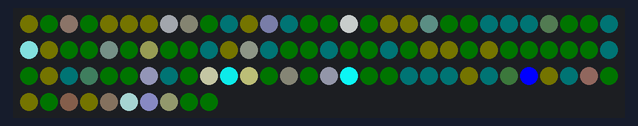
Bench run of a sketch on a simulated Arduino Uno, built with avr-gcc and run on an emulated ATmega328P. On the bench: 100 RGB LEDs in strip order, left to right, continuing on the next row. Random numbers use the default seed unless the sketch sets one.

Above: at 3.17 s.
At 7.79 s:
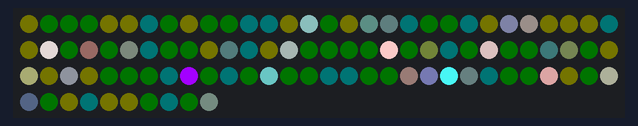
At 12.1 s:
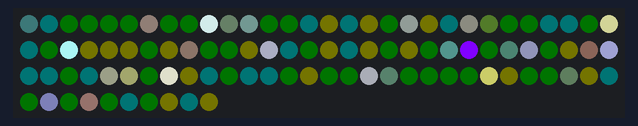
At 21.32 s:
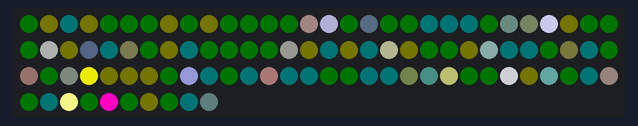
At 30.55 s:
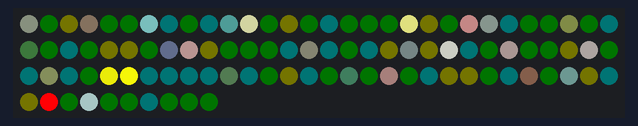
At 39.78 s:
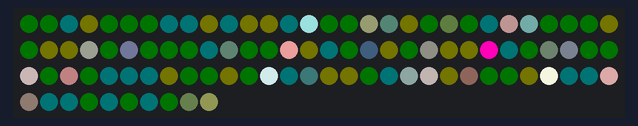

The sketch:

MEO08StrobeFade.ino
```cpp
#include <FastLED.h>

#define LED_PIN     5
#define COLOR_ORDER GRB
#define CHIPSET     WS2801
#define NUM_LEDS    100

#define BRIGHTNESS  255 //what's the maximum? Can't find anywhere
#define FRAMES_PER_SECOND 100

CRGB leds[NUM_LEDS];

int randomTable[NUM_LEDS];
bool effectInitialised = false; //so only initialises first time
int settingEyePosition; //
int settingStartHue; // Colour on color wheel Red (0), Green (512) or Blue (1024)
int settingColorShiftAmount; //how much to shift the hue as it fades
int settingColorEffectType; // whether fixed colour, rainbow, or rainbow change color fade
int settingColorWheelType; // full rainbow (0) or one of the lines RG (1) GB (2) BR (3)
int settingColorShiftPosition; //

int variation; //the effect variation - 0 to 8

void setup() {
  delay(3000); // sanity delay
  //FastLED.addLeds<CHIPSET, LED_PIN, COLOR_ORDER>(leds, NUM_LEDS).setCorrection( TypicalLEDStrip );
  FastLED.addLeds<CHIPSET, RGB>(leds, NUM_LEDS);
  FastLED.setBrightness(BRIGHTNESS);

  // create non-repeating randomised table
  // Start off ordered, randomTable[0]=0, randomTable[1]=1... etc...
  for (int range = 0; range < NUM_LEDS; range++) {
    randomTable[range] = range;
  }
  // Random shuffle, so, randomTable[0]=38, randomTable[1]=13... etc...
  for (int shuffle = 0; shuffle < NUM_LEDS - 1; shuffle++) {
    int myrand = shuffle + random(NUM_LEDS - shuffle);
    int save = randomTable[shuffle];
    randomTable[shuffle] = randomTable[myrand];
    randomTable[myrand] = save;
  }
}

void loop() {
  Program08StrobeFade(8); //change this value to 0 to 8 to see all effect types

  FastLED.show(); // display this frame
  FastLED.delay(1000 / FRAMES_PER_SECOND);
}

void Program08StrobeFade(int variation) {
  if (!effectInitialised) { // Initialize effect?
    settingEyePosition = 0; // eye position
    settingStartHue = random(3) * 512; // Colour on color wheel Red (0), Green (512) or Blue (1024)
    settingColorShiftAmount = 5;
    if (random(2) == 0)
      settingStartHue = -settingStartHue;
    if (random(2) == 0)
      settingColorShiftAmount = -settingColorShiftAmount;
    settingColorShiftPosition = 0; // Current position

    // fxInt1 = span of colour - increases, so 0 will become higher etc
    // - 0 is single color across string
    // - 1536 is all colours across string (or 1024 for RG/GB/BR)
    // - half and double also used
    //String varName = "";
    switch (variation) {
      case 0: // Fixed Colour
        settingColorEffectType = 0;
        settingColorWheelType = 0;
        //varName = "Fixed color";
        break;
      case 1: // Rainbow
        settingColorEffectType = 1;
        settingColorWheelType = 0;
        //varName = "Rainbow";
        break;
      case 2: // RG
        settingColorEffectType = 1;
        settingColorWheelType = 1;
        //varName = "Red to green";
        break;
      case 3: // GB
        settingColorEffectType = 1;
        settingColorWheelType = 2;
        //varName = "Green to blue";
        break;
      case 4: // BR
        settingColorEffectType = 1;
        settingColorWheelType = 3;
        //varName = "Blue to red";
        break;
      case 5: // Rainbow change
        settingColorEffectType = 2;
        settingColorWheelType = 0;
        //varName = "Rainbow fade";
      case 6: // RG change
        settingColorEffectType = 2;
        settingColorWheelType = 1;
        //varName = "Red to green fade";
        break;
      case 7: // GB change
        settingColorEffectType = 2;
        settingColorWheelType = 2;
        //varName = "Green to blue fade";
        break;
      case 8: // BR change
        settingColorEffectType = 2;
        settingColorWheelType = 3;
        //varName = "Blue to red fade";
        break;
    }
    effectInitialised = true; // end initialise
  }

  //The meat starts here...
  int offset;
  int color[3];

  for (int i = 0; i < NUM_LEDS; i++) {
    offset = (NUM_LEDS + settingEyePosition - randomTable[i]) % NUM_LEDS;

    if (settingColorEffectType == 0) { //fixed color
      HSVtoRGB(settingStartHue, 255, GetSmoothFade27(offset), 0, color);
    } else if (settingColorEffectType == 1) {// rainbow - the complex color term is due to needing to fade in the same colour - otherwise the fade carry on rotating through colours
      HSVtoRGB(((settingColorShiftPosition + settingStartHue * i / NUM_LEDS) - (offset * settingColorShiftAmount)) % 1536, 255,
              GetSmoothFade27(offset), settingColorWheelType, color);
    } else { // fade shifts colour
      HSVtoRGB(((settingColorShiftPosition + settingStartHue * i / NUM_LEDS) + (offset * settingColorShiftAmount) * 10) % 1536,
              255, GetSmoothFade27(offset), settingColorWheelType, color);
    }
    leds[i].r = color[0];
    leds[i].g = color[1];
    leds[i].b = color[2];
  }

  // increase/decrease eye position
  settingEyePosition++;

  // for rainbow version - move through rainbow
  settingColorShiftPosition += settingColorShiftAmount;
}

int fadeTable27[27] = {255, 223, 191, 159, 127, 111, 95, 79, 63, 55, 47, 39, 31, 27, 23, 19, 15, 13, 11, 9, 7, 6, 5, 4, 3, 2, 1};

int GetSmoothFade27(int x) {
  if ((x < 27) && (x >= 0)) {
    return fadeTable27[x];
  } else {
    return 0;
  }
}


//started off as an Adafruit function, but has evolved...
void HSVtoRGB(int h, int s, int v, int wheelLine, int color[3]) {
  int r, g, b, lo;
  int satMultiplier;
  float valueMultiplier;

  // Hue
  switch (wheelLine) {
    case 0: // Full RGB Wheel (pburgess original function)
      h %= 1536; // -1535 to +1535
      if (h < 0) h += 1536; //     0 to +1535
      lo = h & 255; // Low byte  = primary/secondary color mix
      switch (h >> 8) { // High byte = sextant of colorwheel
        case 0:
          r = 255;
          g = lo;
          b = 0;
          break; // R to Y
        case 1:
          r = 255 - lo;
          g = 255;
          b = 0;
          break; // Y to G
        case 2:
          r = 0;
          g = 255;
          b = lo;
          break; // G to C
        case 3:
          r = 0;
          g = 255 - lo;
          b = 255;
          break; // C to B
        case 4:
          r = lo;
          g = 0;
          b = 255;
          break; // B to M
        default:
          r = 255;
          g = 0;
          b = 255 - lo;
          break; // M to R
      }
      break;
    case 1: //RG Line only
      h %= 1024;
      if (h < 0) h += 1024;
      lo = h & 255;
      switch (h >> 8) {
        case 0:
          r = 255;
          g = lo;
          b = 0;
          break; // R to Y
        case 1:
          r = 255 - lo;
          g = 255;
          b = 0;
          break; // Y to G
        case 2:
          r = lo;
          g = 255;
          b = 0;
          break; // G to Y
        default:
          r = 255;
          g = 255 - lo;
          b = 0;
          break; // Y to R
      }
      break;
    case 2: //GB Line only
      h %= 1024;
      if (h < 0) h += 1024;
      lo = h & 255;
      switch (h >> 8) {
        case 0:
          r = 0;
          g = 255;
          b = lo;
          break; // G to C
        case 1:
          r = 0;
          g = 255 - lo;
          b = 255;
          break; // C to B
        case 2:
          r = 0;
          g = lo;
          b = 255;
          break; // B to C
        default:
          r = 0;
          g = 255;
          b = 255 - lo;
          break; // C to G
      }
      break;
    case 3: //BR Line only
      h %= 1024;
      if (h < 0) h += 1024;
      lo = h & 255;
      switch (h >> 8) {
        case 0:
          r = lo;
          g = 0;
          b = 255;
          break; // B to M
        case 1:
          r = 255;
          g = 0;
          b = 255 - lo;
          break; // M to R
        case 2:
          r = 255;
          g = 0;
          b = lo;
          break; // R to M
        default:
          r = 255 - lo;
          g = 0;
          b = 255;
          break; // M to B
      }
      break;
  }

  satMultiplier = s + 1;
  r = 255 - (((255 - r) * satMultiplier) >> 8);
  g = 255 - (((255 - g) * satMultiplier) >> 8);
  b = 255 - (((255 - b) * satMultiplier) >> 8);

  valueMultiplier = (v + 1.0) / 256.0;

  color[0] = (int) (r * valueMultiplier);
  color[1] = (int) (g * valueMultiplier);
  color[2] = (int) (b * valueMultiplier);
}
```
